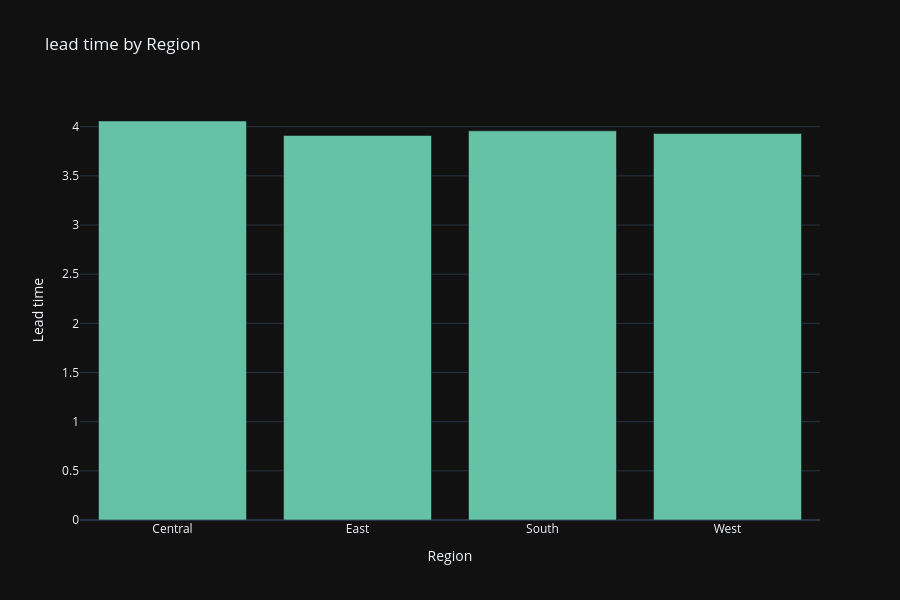

Notebook cell for this chart:
### Code cell
fig = px.bar(df_regions, 
             x='Region', 
             y='Lead time',
             title='lead time by Region',
             height=600)

# Update layout for better readability
fig.update_layout(legend_title_text='Metric')

# Show the figure
fig.show()

### Figure 1 — Plotly figure (JSON) as saved in the notebook; plotly's stock layout.template omitted (floating-point values rounded to 4 significant figures)
{"data": [{"hovertemplate": "Region=%{x}<br>Lead time=%{y}<extra></extra>", "legendgroup": "", "marker": {"color": "rgb(102,194,165)", "pattern": {"shape": ""}}, "name": "", "orientation": "v", "showlegend": false, "textposition": "auto", "type": "bar", "x": ["Central", "East", "South", "West"], "xaxis": "x", "y": [4.058, 3.911, 3.958, 3.93], "yaxis": "y"}], "layout": {"barmode": "relative", "height": 600, "legend": {"title": {"text": "Metric"}, "tracegroupgap": 0}, "title": {"text": "lead time by Region"}, "xaxis": {"anchor": "y", "domain": [0, 1], "title": {"text": "Region"}}, "yaxis": {"anchor": "x", "domain": [0, 1], "title": {"text": "Lead time"}}}}
